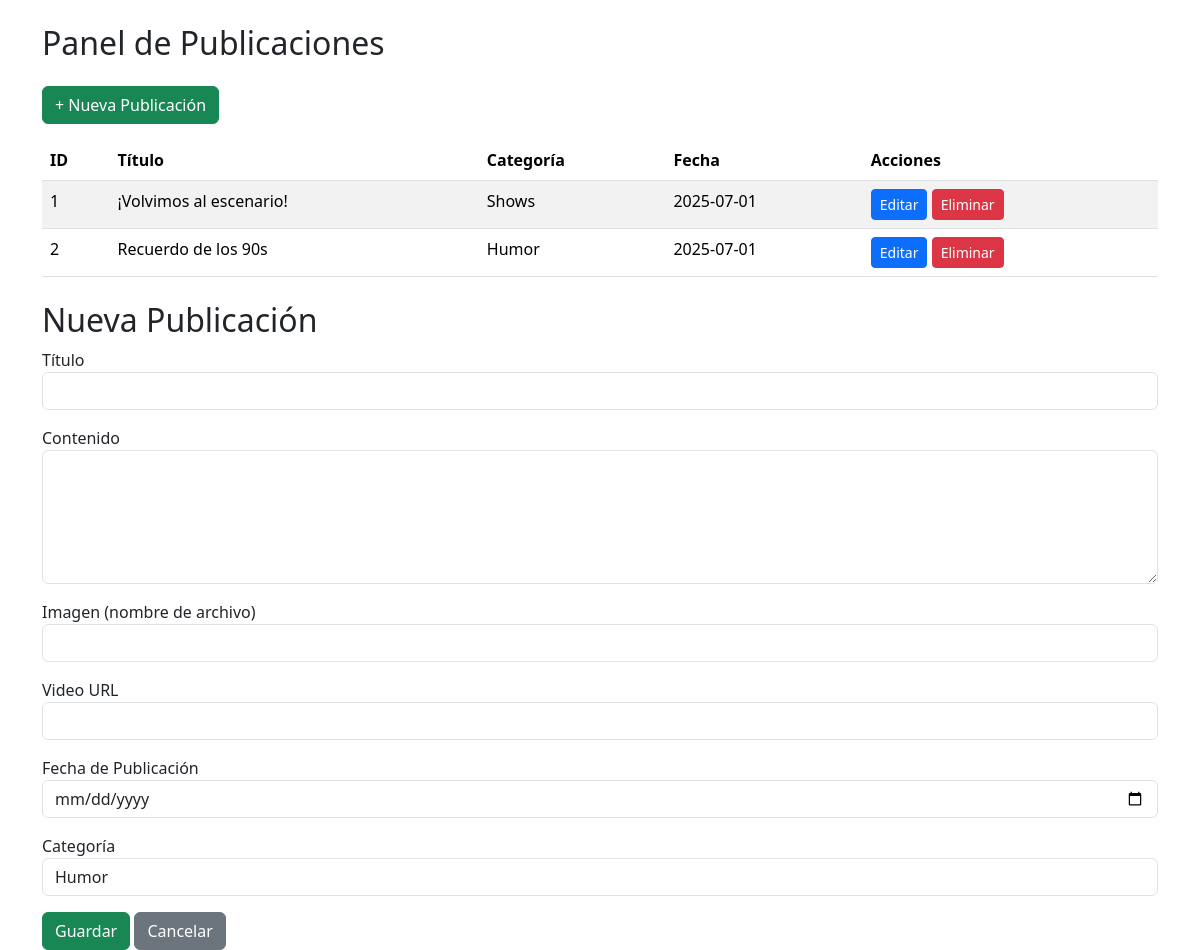
The page /admin_dashboard.php on the database its author committed.
### tables this page shows
CREATE TABLE IF NOT EXISTS publicaciones (
    id INT AUTO_INCREMENT PRIMARY KEY,
    titulo VARCHAR(255),
    contenido TEXT,
    imagen VARCHAR(255),
    video_url VARCHAR(255),
    fecha_publicacion DATE,
    autor_id INT,
    categoria_id INT,
    estado ENUM('publicado', 'borrador') DEFAULT 'publicado',
    FOREIGN KEY (autor_id) REFERENCES usuarios(id),
    FOREIGN KEY (categoria_id) REFERENCES categorias(id)
);

CREATE TABLE IF NOT EXISTS categorias (
    id INT AUTO_INCREMENT PRIMARY KEY,
    nombre VARCHAR(100) UNIQUE
);

### admin_dashboard.php (the view, shortened to what this page needs)
<?php
$query = "SELECT p.id, p.titulo, p.fecha_publicacion, c.nombre AS categoria FROM publicaciones p
          LEFT JOIN categorias c ON p.categoria_id = c.id
          ORDER BY p.fecha_publicacion DESC";
$result = mysqli_query($conn, $query);
?>
<!DOCTYPE html>
<html lang="es">
<head>
    <link href="https://cdn.jsdelivr.net/npm/bootstrap@5.3.2/dist/css/bootstrap.min.css" rel="stylesheet">
</head>
<body>
<div class="container mt-4">
    <h2 class="mb-4">Panel de Publicaciones</h2>
    <a href="agregar_post.php" class="btn btn-success mb-3">+ Nueva Publicación</a>
    <table class="table table-striped">
        <thead>
            <tr>
                <th>ID</th>
                <th>Título</th>
                <th>Categoría</th>
                <th>Fecha</th>
                <th>Acciones</th>
            </tr>
        </thead>
        <tbody>
            <?php while($row = mysqli_fetch_assoc($result)): ?>
            <tr>
                <td><?= $row['id'] ?></td>
                <td><?= htmlspecialchars($row['titulo']) ?></td>
                <td><?= $row['categoria'] ?></td>
                <td><?= $row['fecha_publicacion'] ?></td>
                <td>
                    <a href="editar_post.php?id=<?= $row['id'] ?>" class="btn btn-sm btn-primary">Editar</a>
                    <a href="eliminar_post.php?id=<?= $row['id'] ?>" class="btn btn-sm btn-danger" onclick="return confirm('¿Seguro que deseas eliminar esta publicación?');">Eliminar</a>
                </td>
            </tr>
            <?php endwhile; ?>
        </tbody>
    </table>
</div>
</body>
</html>
<?php
$categorias = mysqli_query($conn, "SELECT * FROM categorias");
?>
<!DOCTYPE html>
<html lang="es">
<head>
    <link href="https://cdn.jsdelivr.net/npm/bootstrap@5.3.2/dist/css/bootstrap.min.css" rel="stylesheet">
</head>
<body>
<div class="container mt-4">
    <h2>Nueva Publicación</h2>
    <form method="POST">
        <div class="mb-3">
            <label>Título</label>
            <input type="text" name="titulo" class="form-control" required>
        </div>
        <div class="mb-3">
            <label>Contenido</label>
            <textarea name="contenido" class="form-control" rows="5"></textarea>
        </div>
        <div class="mb-3">
            <label>Imagen (nombre de archivo)</label>
            <input type="text" name="imagen" class="form-control">
        </div>
        <div class="mb-3">
            <label>Video URL</label>
            <input type="text" name="video_url" class="form-control">
        </div>
        <div class="mb-3">
            <label>Fecha de Publicación</label>
            <input type="date" name="fecha_publicacion" class="form-control">
        </div>
        <div class="mb-3">
            <label>Categoría</label>
            <select name="categoria_id" class="form-control">
                <?php while ($cat = mysqli_fetch_assoc($categorias)): ?>
                    <option value="<?= $cat['id'] ?>"><?= $cat['nombre'] ?></option>
                <?php endwhile; ?>
            </select>
        </div>
        <button type="submit" class="btn btn-success">Guardar</button>
        <a href="dashboard.php" class="btn btn-secondary">Cancelar</a>
    </form>
</div>
</body>
</html>

### rows shown on the page
publicaciones: id "1", titulo "¡Volvimos al escenario!", categoria.nombre "Shows", fecha_publicacion "2025-07-01"
publicaciones: id "2", titulo "Recuerdo de los 90s", categoria.nombre "Humor", fecha_publicacion "2025-07-01"

### other values the page prints
form field categoria_id "Humor"
